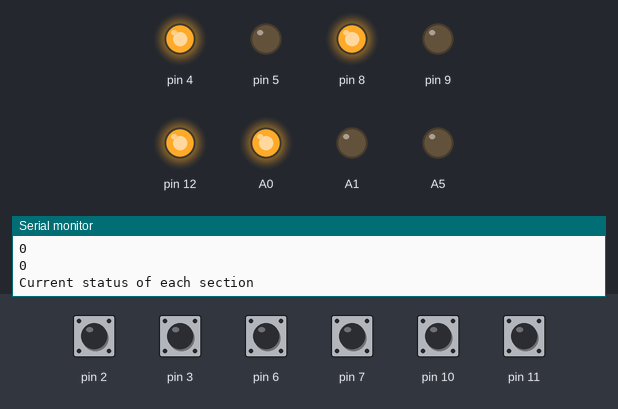
The sketch below on a simulated Arduino Uno, built with avr-gcc and run on an emulated ATmega328P. On the bench: output pins drawn as LEDs (lit = HIGH), the last lines printed to the serial monitor. The inputs (shaded band) are chosen by the test bench; at power-on: pin 2, pin 3, pin 6, pin 7, pin 10, pin 11 HIGH.

Above: at 4.2 s.
4.3 s: pin 2 pulled LOW for 0.15 s
At 5.5 s:
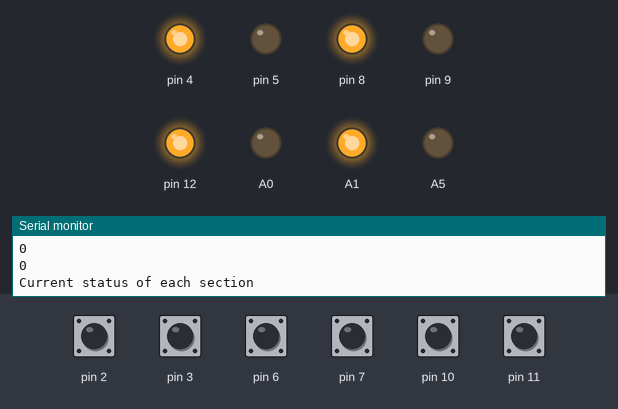
5.9 s: pin 11 pulled LOW for 0.15 s
At 6.8 s:
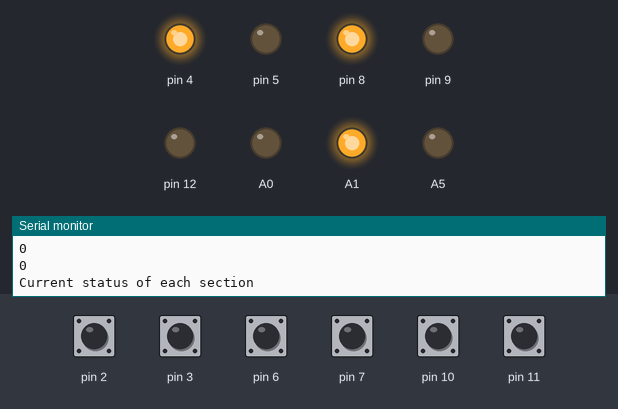
7.8 s: pin 3 pulled LOW for 0.15 s
At 9.1 s:
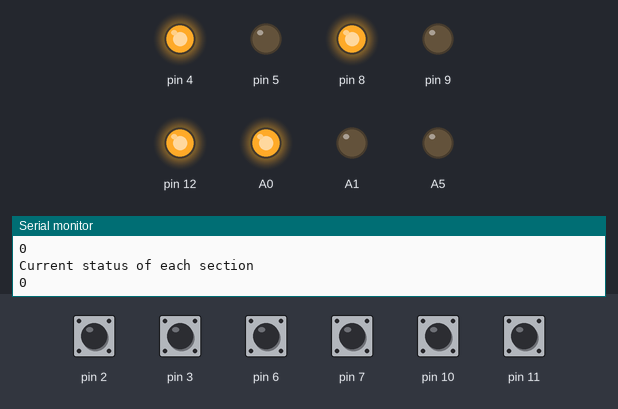
9.4 s: pin 6 pulled LOW for 0.15 s
At 9.9 s:
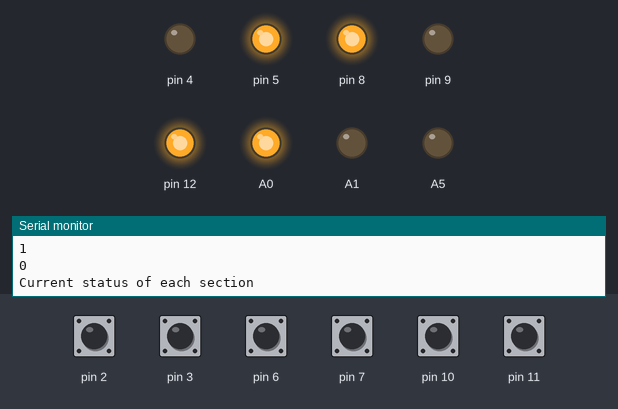
11.0 s: pin 10 pulled LOW for 0.15 s
At 12.2 s:
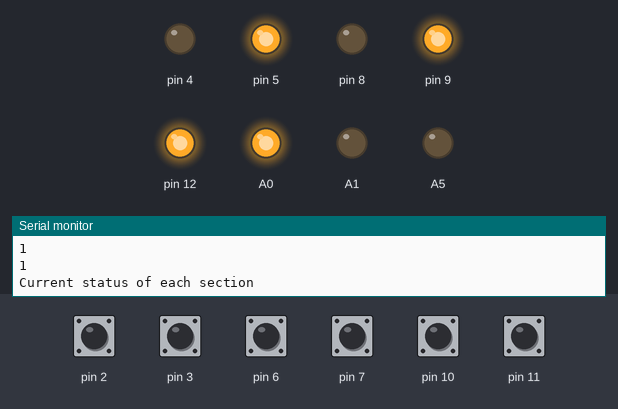
12.6 s: pin 7 pulled LOW for 1 s
At 14.2 s:
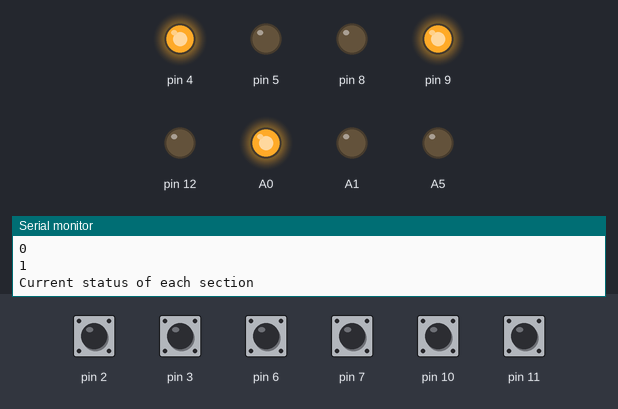
Timing chart, 0 to 15.7 s (numbered marks = the images above; inputs shaded):
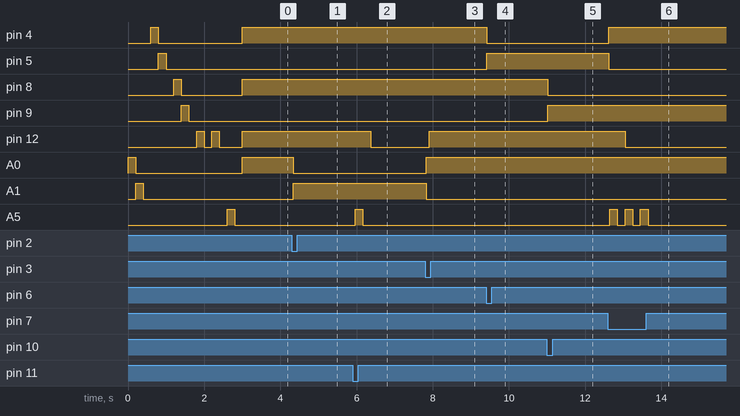

Measured:
- after the input at 4.3 s, A0: HIGH → LOW at once; A1: LOW → HIGH at once
- after the input at 5.9 s, pin 12: HIGH → LOW after 0.47 s; A5: LOW → HIGH after 0.07 s, → LOW 0.20 s later
- after the input at 7.8 s, pin 12: LOW → HIGH after 0.10 s; A0: LOW → HIGH at once; A1: HIGH → LOW at once
- after the input at 9.4 s, pin 4: HIGH → LOW at once; pin 5: LOW → HIGH at once
- after the input at 11.0 s, pin 8: HIGH → LOW at once; pin 9: LOW → HIGH at once
- after the input at 12.6 s, pin 4: LOW → HIGH at once; pin 5: HIGH → LOW at once; pin 12: HIGH → LOW after 0.45 s; A5: alternates HIGH for 0.20 s and LOW for 0.20 s, 6 changes in all, then stays LOW, starting after 0.05 s

The sketch:

train_3.ino
```cpp
// Simple train monitoring system
// By Spencer Organ
// Visit home.uktechreviews.com for more projects and blog


int track1_in = 0;         // variable for reading the pushbutton status for entering section 1
int track1_out = 0;        // variable for reading the pushbutton status for leaving section 1
int track2_in = 0;         // variable for reading the pushbutton status for entering section 2
int track2_out = 0;       // variable for reading the pushbutton status for leaving section 2
int track3_in = 0;         // variable for reading the pushbutton status for entering section 3
int track3_out = 0;       // variable for reading the pushbutton status for leaving section 3

int section1 = 0;         // train in section 1 initally set to false (0)
int section2 = 0;         // train in section 2 initally set to false (0)
int section3 = 0;         // train in section 2 initally set to false (0)

int error =0;

void setup() {
  pinMode(A0, OUTPUT);
  pinMode(A1, OUTPUT);
  pinMode(A5, OUTPUT);
  pinMode(2, INPUT_PULLUP);
  pinMode(3, INPUT_PULLUP);
  pinMode(4, OUTPUT);
  pinMode(5, OUTPUT);
  pinMode(6, INPUT_PULLUP);
  pinMode(7, INPUT_PULLUP);
  pinMode(8, OUTPUT);
  pinMode(9, OUTPUT);
  pinMode(10, INPUT_PULLUP);
  pinMode(11, INPUT_PULLUP);
  pinMode(12, OUTPUT);

test_leds();      // Call the function to test all the LEDs and the buzzer
open_track();     // Call the function which resets the track

Serial.begin(9600);
  Serial.println("--- Start Serial Monitor SEND_RCVE ---");
  Serial.println();


}

void loop() {

//  Read the state of all the microswitches on the rail network

  track1_in = digitalRead(2);
  track1_out = digitalRead(3);
  track2_in = digitalRead(6);
  track2_out = digitalRead(7);
  track3_in = digitalRead(10);
  track3_out = digitalRead(11);

  if (track1_in != HIGH) {
  section1=1; digitalWrite(A1,HIGH);digitalWrite(A0,LOW);
  Serial.println("Train just came into section1");
    }

    if (track1_out != HIGH){
    section1=0;digitalWrite(A0,HIGH);digitalWrite(A1,LOW);
    Serial.println("Train just left section1");
    if (section2==1){alarm();error=1;}
    else {error=0;}
    }


    if (track2_in != HIGH) {
    section2=1; digitalWrite(5,HIGH);digitalWrite(4,LOW);
    Serial.println("Train just came into section2");
    }

  if (track2_out != HIGH){
    section2=0; digitalWrite(4,HIGH);digitalWrite(5,LOW);
    Serial.println("Train just left section2");
    if (section3==1){alarm();error=1;}
    else {error=0;}
    }

    if (track3_in != HIGH) {
    section3=1; digitalWrite(9,HIGH);digitalWrite(8,LOW);
    Serial.println("Train just came into section3");
    }

 if (track3_out != HIGH){
    section3=0; digitalWrite(8,HIGH);digitalWrite(9,LOW);
    Serial.println("Train just left section3");
    if (section1==1){alarm();error=1;}
    else {error=0;}
    }

Serial.println("Current status of each section");
Serial.println(section1);
Serial.println(section2);
Serial.println(section3);

check_status();

}

int test_leds(){
digitalWrite(A0, HIGH);
delay(200);
digitalWrite(A0, LOW);
digitalWrite(A1, HIGH);
delay(200);
digitalWrite(A1, LOW);
delay(200);
digitalWrite(4, HIGH);
delay(200);
digitalWrite(4, LOW);
digitalWrite(5, HIGH);
delay(200);
digitalWrite(5, LOW);
delay(200);
digitalWrite(8, HIGH);
delay(200);
digitalWrite(8, LOW);
digitalWrite(9, HIGH);
delay(200);
digitalWrite(9, LOW);
delay(200);
digitalWrite(12, HIGH);
delay(200);
digitalWrite(12, LOW);
delay(200);
digitalWrite(12, HIGH);
delay(200);
digitalWrite(12, LOW);
delay(200);
digitalWrite(A5, HIGH);
delay(200);
digitalWrite(A5, LOW);
delay(200);
}

int open_track(){
  digitalWrite(A0, HIGH);
  digitalWrite(4, HIGH);
  digitalWrite(8, HIGH);
  digitalWrite(12, HIGH);
}

int alarm(){
  digitalWrite(A5, HIGH);delay(200);digitalWrite(A5, LOW);delay(200);
}

int check_status(){
  if (error==1){digitalWrite(12,LOW);}
  else {digitalWrite(12,HIGH);}
}
```
